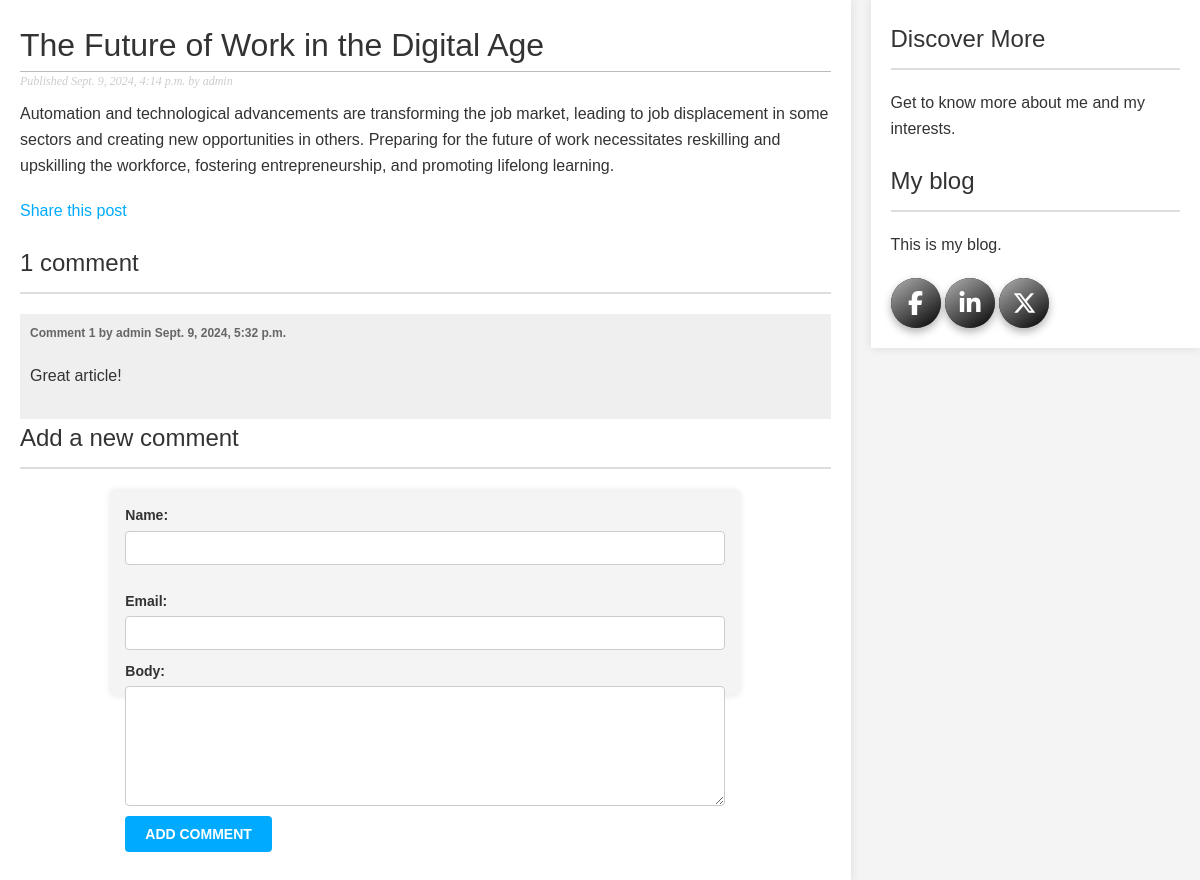
The app's page /blog/2024/9/9/the-future-of-work-in-the-digital-age/ with its own data.
### blog/models.py (models this page shows, shortened)
class Post(models.Model):
    class Status(models.TextChoices):
        DRAFT = 'DF', 'Draft'
        PUBLISHED = 'PB', 'Published'
    title = models.CharField(max_length=250)
    slug = models.SlugField(
        max_length=250,
        unique_for_date='publish'
    )
    author = models.ForeignKey(
        settings.AUTH_USER_MODEL,
        on_delete=models.CASCADE,
        related_name='blog_posts'
    )
    body = models.TextField()
    publish = models.DateTimeField(default=timezone.now)
    created = models.DateTimeField(auto_now_add=True)
    updated = models.DateTimeField(auto_now=True)
    status = models.CharField(
        max_length=2,
        choices=Status,
        default=Status.DRAFT
    )
    objects = models.Manager()  # The default manager.
    published = PublishedManager()  # Our custom manager.
    class Meta:
        ordering = ['-publish']
        indexes = [
            models.Index(fields=['-publish']),
        ]

class Comment(models.Model):
    post = models.ForeignKey(
        Post,
        on_delete=models.CASCADE,
        related_name='comments'
    )
    name = models.CharField(max_length=80)
    email = models.EmailField()
    body = models.TextField()
    created = models.DateTimeField(auto_now_add=True)
    updated = models.DateTimeField(auto_now=True)
    active = models.BooleanField(default=True)
    class Meta:
        ordering = ['created']
        indexes = [
            models.Index(fields=['created']),
        ]

### blog/views.py (the view)
def post_detail(request, year, month, day, post):
    post = get_object_or_404(
        Post,
        status=Post.Status.PUBLISHED,
        slug=post,
        publish__year=year,
        publish__month=month,
        publish__day=day,
    )
    comments = post.comments.filter(active=True)
    form = CommentForm()
    return render(
        request,
        'blog/post/detail.html',
        {
            'post': post,
            'comments': comments,
            'form': form
        },
    )

### blog/forms.py
class CommentForm(forms.ModelForm):
    class Meta:
        model = Comment
        fields = ['name', 'email', 'body']

### blog/templates/blog/post/detail.html (shortened to what this page needs)
{% extends "blog/base.html" %}
{% block content %}
  <h1>{{ post.title }}</h1>
  <p class="date">
    Published {{ post.publish }} by {{ post.author }}
  </p>
  {{ post.body|linebreaks }}
  <p>
    <a href="{% url "blog:post_share" post.id %}">
      Share this post
    </a>
  </p>
  {% with comments.count as total_comments %}
    <h2>
      {{ total_comments }} comment{{ total_comments|pluralize }}
    </h2>
  {% endwith %}
  {% for comment in comments %}
    <div class="comment">
      <p class="info">
        Comment {{ forloop.counter }} by {{ comment.name }}
        {{ comment.created }}
      </p>
      {{ comment.body|linebreaks }}
    </div>
  {% empty %}
    <p>There are no comments yet.</p>
  {% endfor %}
  {% include "blog/post/includes/comment_form.html" %}
{% endblock %}

### blog/static/css/blog.css (style rules this page uses)
body { margin: 0; padding: 0; font-family: helvetica, sans-serif; }
a { color: #00abff; text-decoration: none; }
h1 { font-weight: normal; border-bottom: 1px solid #bbb; padding: 0 0 10px 0; }
h2 { font-weight: normal; margin: 30px 0 0; }
p.date { color: #ccc; font-family: georgia, serif; font-size: 12px; font-style: italic; }
label { float: left; clear: both; color: #333; margin-bottom: 4px; }
input, textarea { clear: both; float: left; margin: 0 0 10px; background: #ededed; border: 0; padding: 6px 10px; font-size: 12px; }
.comment { padding: 10px; }
.comment:nth-child(even) { background: #efefef; }
.comment .info { font-weight:bold; font-size:12px; color:#666; }
.date { font-size: 13px; color: #777; margin-bottom: 10px; font-family: 'Arial', sans-serif; }
.comment-form label { display: block; margin-bottom: 4px; font-weight: bold; color: #333; font-size: 14px; }
.comment-form input[type="text"], .comment-form input[type="email"], .comment-form textarea { width: 100%; padding: 8px; border: 1px solid #ccc; border-radius: 4px; font-size: 14px; background-color: #fff; box-sizing: border-box; transition: border-color 0.3s ease; }
.comment-form textarea { height: 120px; }
body, h1, h2, p { margin: 0; padding: 0; }
body { font-family: Arial, sans-serif; line-height: 1.6; background-color: #f4f4f4; color: #333; display: flex; justify-content: center; align-items: flex-start; min-height: 100vh; }
h2 { border-bottom: 2px solid #ddd; padding-bottom: 10px; margin-bottom: 20px; }
p { margin-bottom: 20px; }

### records on screen
Post: title "The Future of Work in the Digital Age", publish "Sept. 9, 2024, 4:14 p.m.", author "admin", body "Automation and technological advancements are transforming the job market, leading to job displacement in some sectors and creating new opportunities in others. Preparing for the future of work necessitates reskilling and upskilling the workforce, fostering entrepreneurship, and promoting lifelong learning."
Comment: name "admin", created "Sept. 9, 2024, 5:32 p.m.", body "Great article!"

### other values on screen
{{ total_comments }} "1"
